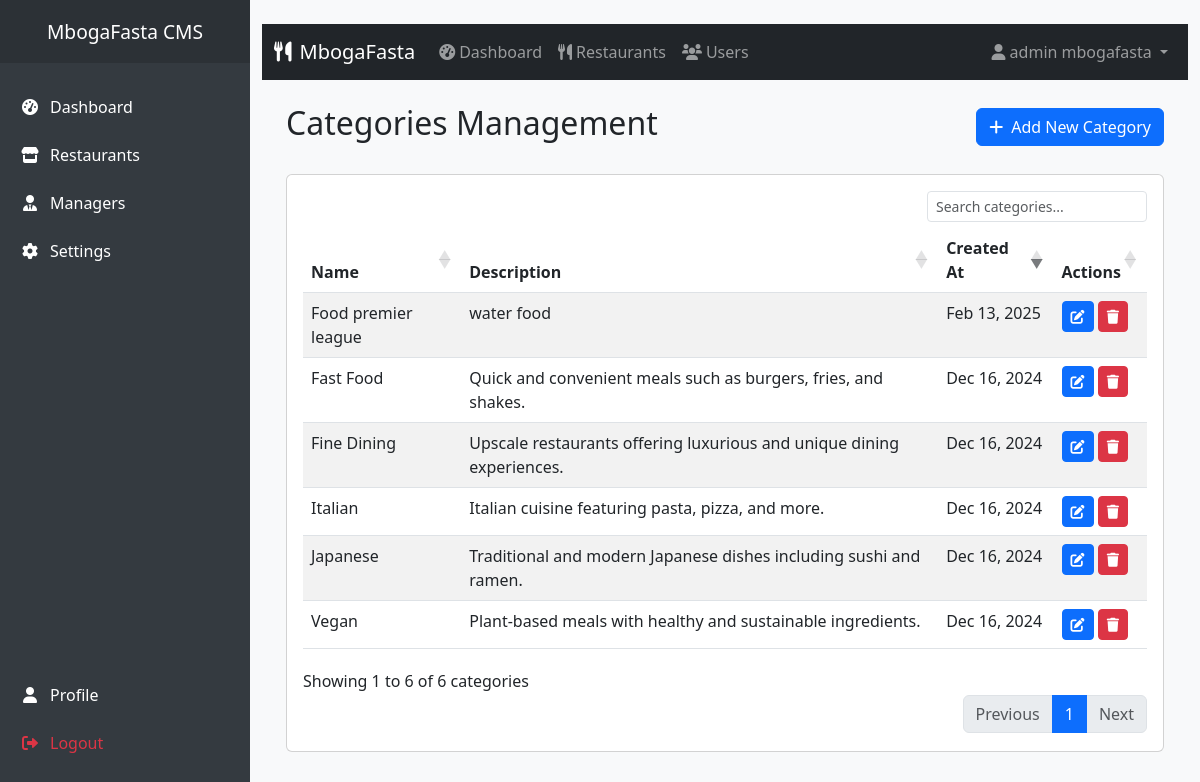
The app's page /categories.php (signed in) with its own data.
### tables this page shows
CREATE TABLE `users` (
  `user_id` int UNSIGNED NOT NULL,
  `role_id` tinyint UNSIGNED DEFAULT NULL,
  `name` varchar(100) NOT NULL,
  `email` varchar(100) NOT NULL,
  `password_hash` varchar(255) NOT NULL,
  `phone_number` varchar(15) DEFAULT NULL,
  `otp_code` varchar(10) DEFAULT NULL,
  `otp_expires_at` datetime DEFAULT NULL,
  `is_verified` tinyint(1) DEFAULT '0',
  `profile_pic` varchar(255) DEFAULT NULL,
  `created_at` timestamp NULL DEFAULT CURRENT_TIMESTAMP,
  `updated_at` timestamp NULL DEFAULT CURRENT_TIMESTAMP ON UPDATE CURRENT_TIMESTAMP
);

CREATE TABLE `categories` (
  `category_id` int UNSIGNED NOT NULL,
  `category_name` varchar(100) NOT NULL,
  `description` text,
  `created_at` timestamp NULL DEFAULT CURRENT_TIMESTAMP,
  `updated_at` timestamp NULL DEFAULT CURRENT_TIMESTAMP ON UPDATE CURRENT_TIMESTAMP
);

### config/database.php (called while the page is built, shortened)
<?php
class Database {
    private static $instance = null;
    private $connection;
    private $host = 'localhost';
    private $dbname = 'mbogafastadb';
    private $username = 'msilu';
    private $password = 'passw0rd';
    private function __construct() {
        try {
            $this->connection = new PDO(
                "mysql:host={$this->host};dbname={$this->dbname}",
                $this->username,
                $this->password,
                [
                    PDO::ATTR_ERRMODE => PDO::ERRMODE_EXCEPTION,
                    PDO::ATTR_DEFAULT_FETCH_MODE => PDO::FETCH_ASSOC,
                    PDO::ATTR_EMULATE_PREPARES => false,
                ]
            );
        } catch (PDOException $e) {
            logSystemEvent('database_connection_failed', $e->getMessage());
            throw new Exception("Database connection failed: " . $e->getMessage());
        }
    }
    public static function getInstance() {
        if (self::$instance === null) {
            self::$instance = new self();
        }
        return self::$instance;
    }
    public function query($sql, $params = []) {
        try {
            $stmt = $this->connection->prepare($sql);
            $stmt->execute($params);
            return $stmt;
        } catch (PDOException $e) {
            logSystemEvent('database_query_failed', $e->getMessage());
            throw new Exception("Query failed: " . $e->getMessage());
        }
    }
    public function fetchAll($sql, $params = []) {
        return $this->query($sql, $params)->fetchAll();
    }
}
try {
    $db = Database::getInstance();
} catch (Exception $e) {
    logSystemEvent('database_initialization_failed', $e->getMessage());
    die("Database connection failed. Please try again later.");
}
?>

### categories.php (the view, shortened to what this page needs)
<?php
require_once 'config/database.php';
require_once 'includes/header.php';
try {
    $categories = $db->fetchAll("
        SELECT c.*, COUNT(p.product_id) AS product_count
        FROM categories c
        LEFT JOIN products p ON c.category_id = p.category_id
        GROUP BY c.category_id
        ORDER BY c.category_name ASC
    ");
} catch (Exception $e) {
    $_SESSION['error'] = "Error fetching categories: " . $e->getMessage();
    $categories = [];
}
?>
<div class="container-fluid">
    <div class="row">
        <div class="col-12 px-4 py-4">
            <div class="d-flex justify-content-between align-items-center mb-4">
                <h2>Categories Management</h2>
                <button type="button" class="btn btn-primary" data-bs-toggle="modal" data-bs-target="#addCategoryModal">
                    <i class="fas fa-plus me-2"></i>Add New Category
                </button>
            </div>
            <div class="card">
                <div class="card-body">
                    <div class="table-responsive">
                        <table id="categoriesTable" class="table table-striped table-hover">
                            <thead>
                                <tr>
                                    <th>Name</th>
                                    <th>Description</th>
                                    <th>Created At</th>
                                    <th>Actions</th>
                                </tr>
                            </thead>
                            <tbody>
                                <?php foreach ($categories as $category): ?>
                                <tr>
                                    <td><?php echo htmlspecialchars($category['category_name']); ?></td>
                                    <td><?php echo htmlspecialchars($category['description'] ?? ''); ?></td>
                                    <td><?php echo date('M d, Y', strtotime($category['created_at'])); ?></td>
                                    <td>
                                        <a href="edit_category.php?id=<?php echo $category['category_id']; ?>" class="btn btn-sm btn-primary">
                                            <i class="fas fa-edit"></i>
                                        </a>
                                        <form method="POST" class="d-inline" onsubmit="return confirm('Are you sure you want to delete this category?');">
                                            <button type="submit" name="delete_category" class="btn btn-sm btn-danger">
                                                <i class="fas fa-trash"></i>
                                            </button>
                                        </form>
                                    </td>
                                </tr>
                                <?php endforeach; ?>
                            </tbody>
                        </table>
                    </div>
                </div>
            </div>
        </div>
    </div>
</div>
</body>
</html>

### includes/header.php (shortened to what this page needs)
<?php
require_once __DIR__ . '/../config/database.php';
$stmt = $pdo->prepare("
    SELECT r.role_name, u.name as username
    FROM users u
    JOIN roles r ON u.role_id = r.role_id
    WHERE u.user_id = ?
");
$stmt->execute([$_SESSION['user_id']]);
$user_data = $stmt->fetch(PDO::FETCH_ASSOC);
$username = $user_data['username'] ?? '';
?>
<!DOCTYPE html>
<html lang="en">
<head>
    <link href="https://cdn.jsdelivr.net/npm/bootstrap@5.3.0/dist/css/bootstrap.min.css" rel="stylesheet">
    <link href="https://cdnjs.cloudflare.com/ajax/libs/font-awesome/6.0.0/css/all.min.css" rel="stylesheet">
    <link href="https://cdn.datatables.net/1.13.7/css/dataTables.bootstrap5.min.css" rel="stylesheet">
    <link href="https://cdn.datatables.net/responsive/2.5.0/css/responsive.bootstrap5.min.css" rel="stylesheet">
    <link href="https://cdn.datatables.net/buttons/2.4.2/css/buttons.bootstrap5.min.css" rel="stylesheet">
</head>
<body>
    <?php include 'sidebar.php'; ?>
    <div class="main-content" id="mainContent">
        <div class="container-fluid py-4">
            <nav class="navbar navbar-expand-lg navbar-dark bg-dark">
                <div class="container-fluid">
                    <a class="navbar-brand" href="<?php echo $user_role === 'Manager' ? 'restaurant_dashboard.php' : 'dashboard.php'; ?>">
                        <i class="fas fa-utensils me-2"></i>MbogaFasta
                    </a>
                    <div class="collapse navbar-collapse" id="navbarNav">
                        <ul class="navbar-nav me-auto">
                            <?php if ($user_role === 'Admin'): ?>
                                <li class="nav-item">
                                    <a class="nav-link" href="dashboard.php">
                                        <i class="fas fa-tachometer-alt me-1"></i>Dashboard
                                    </a>
                                </li>
                                <li class="nav-item">
                                    <a class="nav-link" href="restaurants.php">
                                        <i class="fas fa-utensils me-1"></i>Restaurants
                                    </a>
                                </li>
                                <li class="nav-item">
                                    <a class="nav-link" href="users.php">
                                        <i class="fas fa-users me-1"></i>Users
                                    </a>
                                </li>
                            <?php endif; ?>
                        </ul>
                        <ul class="navbar-nav">
                            <li class="nav-item dropdown">
                                <a class="nav-link dropdown-toggle" href="#" id="navbarDropdown" role="button" data-bs-toggle="dropdown">
                                    <i class="fas fa-user me-1"></i><?php echo htmlspecialchars($username); ?>
                                </a>
                            </li>
                        </ul>
                    </div>
                </div>
            </nav>
</body>
</html>

### includes/sidebar.php (shortened to what this page needs)
<?php
$current_page = basename($_SERVER['PHP_SELF']);
$stmt = $pdo->prepare("
    SELECT r.role_name
    FROM users u
    JOIN roles r ON u.role_id = r.role_id
    WHERE u.user_id = ?
");
$stmt->execute([$_SESSION['user_id']]);
$user_role = $stmt->fetchColumn();
?>
<nav id="sidebar" class="sidebar">
    <div class="sidebar-header">
        <h3>MbogaFasta CMS</h3>
    </div>
    <div class="sidebar-content">
        <ul class="list-unstyled components">
            <?php if ($user_role === 'Admin'): ?>
                <li class="<?php echo $current_page == 'dashboard.php' ? 'active' : ''; ?>">
                    <a href="dashboard.php">
                        <i class="fas fa-tachometer-alt"></i>
                        <span>Dashboard</span>
                    </a>
                </li>
                <li class="<?php echo $current_page == 'restaurants.php' ? 'active' : ''; ?>">
                    <a href="restaurants.php">
                        <i class="fas fa-store"></i>
                        <span>Restaurants</span>
                    </a>
                </li>
                <li class="<?php echo $current_page == 'managers.php' ? 'active' : ''; ?>">
                    <a href="managers.php">
                        <i class="fas fa-user-tie"></i>
                        <span>Managers</span>
                    </a>
                </li>
                <li class="<?php echo $current_page == 'settings.php' ? 'active' : ''; ?>">
                    <a href="settings.php">
                        <i class="fas fa-cog"></i>
                        <span>Settings</span>
                    </a>
                </li>
            <?php endif; ?>
        </ul>
        <ul class="list-unstyled components mt-auto">
            <li class="<?php echo $current_page == 'profile.php' ? 'active' : ''; ?>">
                <a href="profile.php">
                    <i class="fas fa-user"></i>
                    <span>Profile</span>
                </a>
            </li>
            <li>
                <a href="logout.php" class="text-danger">
                    <i class="fas fa-sign-out-alt"></i>
                    <span>Logout</span>
                </a>
            </li>
        </ul>
    </div>
</nav>

### includes/header.php (style rules this page uses)
.sidebar { min-height: 100vh; background-color: #34495e; color: white; transition: all 0.3s; position: fixed; top: 0; left: 0; z-index: 1000; width: 250px; }
.main-content { margin-left: 250px; transition: all 0.3s; min-height: 100vh; background-color: #f8f9fa; }

### includes/sidebar.php (style rules this page uses)
.sidebar { min-width: 250px; max-width: 250px; background: #343a40; color: #fff; transition: all 0.3s; position: fixed; height: 100vh; z-index: 1000; }
.sidebar-header { padding: 20px; background: #2c3136; text-align: center; }
.sidebar-header h3 { margin: 0; font-size: 1.2rem; }
.sidebar-content { padding: 20px 0; height: calc(100vh - 60px); display: flex; flex-direction: column; }
.components { padding: 0; }
.components li { padding: 0; }
.components li a { padding: 12px 20px; display: flex; align-items: center; color: #fff; text-decoration: none; transition: all 0.3s; }
.components li a i { margin-right: 10px; width: 20px; text-align: center; }
.components li a.text-danger { color: #dc3545; }

### records on screen
users: name "admin mbogafasta"
categories: category_name "Fast Food", description "Quick and convenient meals such as burgers, fries, and shakes.", created_at "Dec 16, 2024"
categories: category_name "Fine Dining", description "Upscale restaurants offering luxurious and unique dining experiences.", created_at "Dec 16, 2024"
categories: category_name "Food premier league", description "water food", created_at "Feb 13, 2025"
categories: category_name "Italian", description "Italian cuisine featuring pasta, pizza, and more.", created_at "Dec 16, 2024"
categories: category_name "Japanese", description "Traditional and modern Japanese dishes including sushi and ramen.", created_at "Dec 16, 2024"
categories: category_name "Vegan", description "Plant-based meals with healthy and sustainable ingredients.", created_at "Dec 16, 2024"
